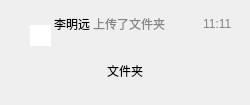
<?xml version="1.0" encoding="UTF-8"?>
<ui version="4.0">
 <class>QLogUserWidget</class>
 <widget class="QBaseWidget" name="QLogUserWidget">
  <property name="geometry">
   <rect>
    <x>0</x>
    <y>0</y>
    <width>250</width>
    <height>105</height>
   </rect>
  </property>
  <property name="windowTitle">
   <string>QLogUserWidget</string>
  </property>
  <property name="styleSheet">
   <string notr="true">QLogUserWidget{
	background:white;
}
QBaseWidget#backWidget{
	background:#f1f1f1;
}
QLabel{
	font: 10pt &quot;微软雅黑&quot;;
	color:#858585;
}
QLabel#lblIcon{
	background:white;
}
QLabel#lblUserName,QLabel#lblFileName{
	color:black;
}</string>
  </property>
  <widget class="QMaskLabel" name="lblUserImage">
   <property name="geometry">
    <rect>
     <x>6</x>
     <y>5</y>
     <width>40</width>
     <height>40</height>
    </rect>
   </property>
   <property name="text">
    <string/>
   </property>
  </widget>
  <widget class="QLabel" name="lblIcon">
   <property name="geometry">
    <rect>
     <x>30</x>
     <y>25</y>
     <width>21</width>
     <height>21</height>
    </rect>
   </property>
   <property name="text">
    <string/>
   </property>
   <property name="scaledContents">
    <bool>true</bool>
   </property>
  </widget>
  <widget class="QWidget" name="">
   <property name="geometry">
    <rect>
     <x>40</x>
     <y>0</y>
     <width>211</width>
     <height>101</height>
    </rect>
   </property>
   <layout class="QVBoxLayout" name="verticalLayout">
    <item>
     <layout class="QHBoxLayout" name="horizontalLayout_2">
      <property name="rightMargin">
       <number>8</number>
      </property>
      <item>
       <layout class="QHBoxLayout" name="horizontalLayout">
        <property name="spacing">
         <number>3</number>
        </property>
        <property name="leftMargin">
         <number>3</number>
        </property>
        <item>
         <widget class="QLabel" name="lblUserName">
          <property name="sizePolicy">
           <sizepolicy hsizetype="Preferred" vsizetype="Fixed">
            <horstretch>0</horstretch>
            <verstretch>0</verstretch>
           </sizepolicy>
          </property>
          <property name="minimumSize">
           <size>
            <width>0</width>
            <height>25</height>
           </size>
          </property>
          <property name="text">
           <string>李明远</string>
          </property>
          <property name="scaledContents">
           <bool>true</bool>
          </property>
         </widget>
        </item>
        <item>
         <widget class="QLabel" name="lblPrompt">
          <property name="sizePolicy">
           <sizepolicy hsizetype="Preferred" vsizetype="Fixed">
            <horstretch>0</horstretch>
            <verstretch>0</verstretch>
           </sizepolicy>
          </property>
          <property name="minimumSize">
           <size>
            <width>0</width>
            <height>25</height>
           </size>
          </property>
          <property name="text">
           <string>上传了文件夹</string>
          </property>
          <property name="scaledContents">
           <bool>true</bool>
          </property>
         </widget>
        </item>
       </layout>
      </item>
      <item alignment="Qt::AlignRight">
       <widget class="QLabel" name="lblTime">
        <property name="sizePolicy">
         <sizepolicy hsizetype="Preferred" vsizetype="Fixed">
          <horstretch>0</horstretch>
          <verstretch>0</verstretch>
         </sizepolicy>
        </property>
        <property name="minimumSize">
         <size>
          <width>0</width>
          <height>25</height>
         </size>
        </property>
        <property name="text">
         <string>11:11</string>
        </property>
        <property name="scaledContents">
         <bool>true</bool>
        </property>
       </widget>
      </item>
     </layout>
    </item>
    <item>
     <widget class="QBaseWidget" name="backWidget" native="true">
      <property name="sizePolicy">
       <sizepolicy hsizetype="Preferred" vsizetype="Fixed">
        <horstretch>0</horstretch>
        <verstretch>0</verstretch>
       </sizepolicy>
      </property>
      <property name="minimumSize">
       <size>
        <width>0</width>
        <height>50</height>
       </size>
      </property>
      <property name="maximumSize">
       <size>
        <width>16777215</width>
        <height>40</height>
       </size>
      </property>
      <layout class="QHBoxLayout" name="horizontalLayout_3">
       <property name="leftMargin">
        <number>15</number>
       </property>
       <property name="topMargin">
        <number>5</number>
       </property>
       <property name="rightMargin">
        <number>0</number>
       </property>
       <property name="bottomMargin">
        <number>5</number>
       </property>
       <item>
        <widget class="QLabel" name="lblFileIcon">
         <property name="sizePolicy">
          <sizepolicy hsizetype="Fixed" vsizetype="Fixed">
           <horstretch>0</horstretch>
           <verstretch>0</verstretch>
          </sizepolicy>
         </property>
         <property name="minimumSize">
          <size>
           <width>35</width>
           <height>30</height>
          </size>
         </property>
         <property name="maximumSize">
          <size>
           <width>35</width>
           <height>30</height>
          </size>
         </property>
         <property name="text">
          <string/>
         </property>
         <property name="scaledContents">
          <bool>true</bool>
         </property>
        </widget>
       </item>
       <item>
        <widget class="QLabel" name="lblFileName">
         <property name="sizePolicy">
          <sizepolicy hsizetype="Preferred" vsizetype="Fixed">
           <horstretch>0</horstretch>
           <verstretch>0</verstretch>
          </sizepolicy>
         </property>
         <property name="minimumSize">
          <size>
           <width>0</width>
           <height>30</height>
          </size>
         </property>
         <property name="text">
          <string>文件夹</string>
         </property>
         <property name="scaledContents">
          <bool>true</bool>
         </property>
        </widget>
       </item>
      </layout>
     </widget>
    </item>
   </layout>
  </widget>
  <zorder>lblUserImage</zorder>
  <zorder>lblUserName</zorder>
  <zorder>lblTime</zorder>
  <zorder>lblPrompt</zorder>
  <zorder>lblIcon</zorder>
  <zorder>backWidget</zorder>
 </widget>
 <layoutdefault spacing="6" margin="11"/>
 <customwidgets>
  <customwidget>
   <class>QBaseWidget</class>
   <extends>QWidget</extends>
   <header>qbasewidget.h</header>
   <container>1</container>
  </customwidget>
  <customwidget>
   <class>QMaskLabel</class>
   <extends>QLabel</extends>
   <header>qmasklabel.h</header>
  </customwidget>
 </customwidgets>
 <resources>
  <include location="../microlib.qrc"/>
 </resources>
 <connections/>
</ui>
